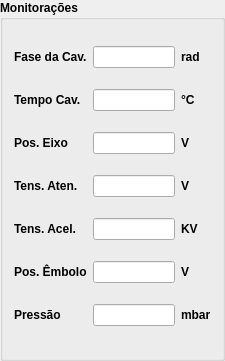
                    <widget class="QGroupBox" name="groupBox_7">
                     <property name="minimumSize">
                      <size>
                       <width>225</width>
                       <height>361</height>
                      </size>
                     </property>
                     <property name="maximumSize">
                      <size>
                       <width>225</width>
                       <height>361</height>
                      </size>
                     </property>
                     <property name="font">
                      <font>
                       <weight>75</weight>
                       <bold>true</bold>
                      </font>
                     </property>
                     <property name="title">
                      <string>Monitorações</string>
                     </property>
                     <layout class="QGridLayout" name="gridLayout_4">
                      <item row="0" column="0">
                       <widget class="PyDMLabel" name="PyDMLabel_22">
                        <property name="toolTip">
                         <string/>
                        </property>
                        <property name="whatsThis">
                         <string/>
                        </property>
                        <property name="text">
                         <string>Fase da Cav.</string>
                        </property>
                       </widget>
                      </item>
                      <item row="0" column="1">
                       <widget class="PyDMLineEdit" name="le_phase_cav_a">
                        <property name="toolTip">
                         <string/>
                        </property>
                        <property name="whatsThis">
                         <string>
    Writeable text field to send and display channel values
    </string>
                        </property>
                        <property name="readOnly">
                         <bool>true</bool>
                        </property>
                       </widget>
                      </item>
                      <item row="0" column="2">
                       <widget class="PyDMLabel" name="PyDMLabel_36">
                        <property name="font">
                         <font>
                          <weight>75</weight>
                          <bold>true</bold>
                         </font>
                        </property>
                        <property name="toolTip">
                         <string/>
                        </property>
                        <property name="whatsThis">
                         <string/>
                        </property>
                        <property name="text">
                         <string>rad</string>
                        </property>
                       </widget>
                      </item>
                      <item row="1" column="0">
                       <widget class="PyDMLabel" name="PyDMLabel_24">
                        <property name="toolTip">
                         <string/>
                        </property>
                        <property name="whatsThis">
                         <string/>
                        </property>
                        <property name="text">
                         <string>Tempo Cav.</string>
                        </property>
                       </widget>
                      </item>
                      <item row="1" column="1">
                       <widget class="PyDMLineEdit" name="le_time_cav_a">
                        <property name="toolTip">
                         <string/>
                        </property>
                        <property name="whatsThis">
                         <string>
    Writeable text field to send and display channel values
    </string>
                        </property>
                        <property name="readOnly">
                         <bool>true</bool>
                        </property>
                       </widget>
                      </item>
                      <item row="1" column="2">
                       <widget class="PyDMLabel" name="PyDMLabel_25">
                        <property name="font">
                         <font>
                          <weight>75</weight>
                          <bold>true</bold>
                         </font>
                        </property>
                        <property name="toolTip">
                         <string/>
                        </property>
                        <property name="whatsThis">
                         <string/>
                        </property>
                        <property name="text">
                         <string>°C</string>
                        </property>
                       </widget>
                      </item>
                      <item row="2" column="0">
                       <widget class="PyDMLabel" name="PyDMLabel_26">
                        <property name="toolTip">
                         <string/>
                        </property>
                        <property name="whatsThis">
                         <string/>
                        </property>
                        <property name="text">
                         <string>Pos. Eixo</string>
                        </property>
                       </widget>
                      </item>
                      <item row="2" column="1">
                       <widget class="PyDMLineEdit" name="le_pos_axis_a">
                        <property name="toolTip">
                         <string/>
                        </property>
                        <property name="whatsThis">
                         <string>
    Writeable text field to send and display channel values
    </string>
                        </property>
                        <property name="readOnly">
                         <bool>true</bool>
                        </property>
                       </widget>
                      </item>
                      <item row="2" column="2">
                       <widget class="PyDMLabel" name="PyDMLabel_27">
                        <property name="font">
                         <font>
                          <weight>75</weight>
                          <bold>true</bold>
                         </font>
                        </property>
                        <property name="toolTip">
                         <string/>
                        </property>
                        <property name="whatsThis">
                         <string/>
                        </property>
                        <property name="text">
                         <string>V</string>
                        </property>
                       </widget>
                      </item>
                      <item row="3" column="0">
                       <widget class="PyDMLabel" name="PyDMLabel_28">
                        <property name="toolTip">
                         <string/>
                        </property>
                        <property name="whatsThis">
                         <string/>
                        </property>
                        <property name="text">
                         <string>Tens. Aten.</string>
                        </property>
                       </widget>
                      </item>
                      <item row="3" column="1">
                       <widget class="PyDMLineEdit" name="le_aten_voltage_a">
                        <property name="toolTip">
                         <string/>
                        </property>
                        <property name="whatsThis">
                         <string>
    Writeable text field to send and display channel values
    </string>
                        </property>
                        <property name="readOnly">
                         <bool>true</bool>
                        </property>
                       </widget>
                      </item>
                      <item row="3" column="2">
                       <widget class="PyDMLabel" name="PyDMLabel_29">
                        <property name="font">
                         <font>
                          <weight>75</weight>
                          <bold>true</bold>
                         </font>
                        </property>
                        <property name="toolTip">
                         <string/>
                        </property>
                        <property name="whatsThis">
                         <string/>
                        </property>
                        <property name="text">
                         <string>V</string>
                        </property>
                       </widget>
                      </item>
                      <item row="4" column="0">
                       <widget class="PyDMLabel" name="PyDMLabel_30">
                        <property name="toolTip">
                         <string/>
                        </property>
                        <property name="whatsThis">
                         <string/>
                        </property>
                        <property name="text">
                         <string>Tens. Acel.</string>
                        </property>
                       </widget>
                      </item>
                      <item row="4" column="1">
                       <widget class="PyDMLineEdit" name="le_accel_voltage_a">
                        <property name="toolTip">
                         <string/>
                        </property>
                        <property name="whatsThis">
                         <string>
    Writeable text field to send and display channel values
    </string>
                        </property>
                        <property name="readOnly">
                         <bool>true</bool>
                        </property>
                       </widget>
                      </item>
                      <item row="4" column="2">
                       <widget class="PyDMLabel" name="PyDMLabel_31">
                        <property name="font">
                         <font>
                          <weight>75</weight>
                          <bold>true</bold>
                         </font>
                        </property>
                        <property name="toolTip">
                         <string/>
                        </property>
                        <property name="whatsThis">
                         <string/>
                        </property>
                        <property name="text">
                         <string>KV</string>
                        </property>
                       </widget>
                      </item>
                      <item row="5" column="0">
                       <widget class="PyDMLabel" name="PyDMLabel_32">
                        <property name="toolTip">
                         <string/>
                        </property>
                        <property name="whatsThis">
                         <string/>
                        </property>
                        <property name="text">
                         <string>Pos. Êmbolo</string>
                        </property>
                       </widget>
                      </item>
                      <item row="5" column="1">
                       <widget class="PyDMLineEdit" name="le_emb_position_a">
                        <property name="toolTip">
                         <string/>
                        </property>
                        <property name="whatsThis">
                         <string>
    Writeable text field to send and display channel values
    </string>
                        </property>
                        <property name="readOnly">
                         <bool>true</bool>
                        </property>
                       </widget>
                      </item>
                      <item row="5" column="2">
                       <widget class="PyDMLabel" name="PyDMLabel_33">
                        <property name="font">
                         <font>
                          <weight>75</weight>
                          <bold>true</bold>
                         </font>
                        </property>
                        <property name="toolTip">
                         <string/>
                        </property>
                        <property name="whatsThis">
                         <string/>
                        </property>
                        <property name="text">
                         <string>V</string>
                        </property>
                       </widget>
                      </item>
                      <item row="6" column="0">
                       <widget class="PyDMLabel" name="PyDMLabel_34">
                        <property name="toolTip">
                         <string/>
                        </property>
                        <property name="whatsThis">
                         <string/>
                        </property>
                        <property name="text">
                         <string>Pressão</string>
                        </property>
                       </widget>
                      </item>
                      <item row="6" column="1">
                       <widget class="PyDMLineEdit" name="le_pressure_a">
                        <property name="toolTip">
                         <string/>
                        </property>
                        <property name="whatsThis">
                         <string>
    Writeable text field to send and display channel values
    </string>
                        </property>
                        <property name="readOnly">
                         <bool>true</bool>
                        </property>
                       </widget>
                      </item>
                      <item row="6" column="2">
                       <widget class="PyDMLabel" name="PyDMLabel_35">
                        <property name="font">
                         <font>
                          <weight>75</weight>
                          <bold>true</bold>
                         </font>
                        </property>
                        <property name="toolTip">
                         <string/>
                        </property>
                        <property name="whatsThis">
                         <string/>
                        </property>
                        <property name="text">
                         <string>mbar</string>
                        </property>
                       </widget>
                      </item>
                     </layout>
                    </widget>
